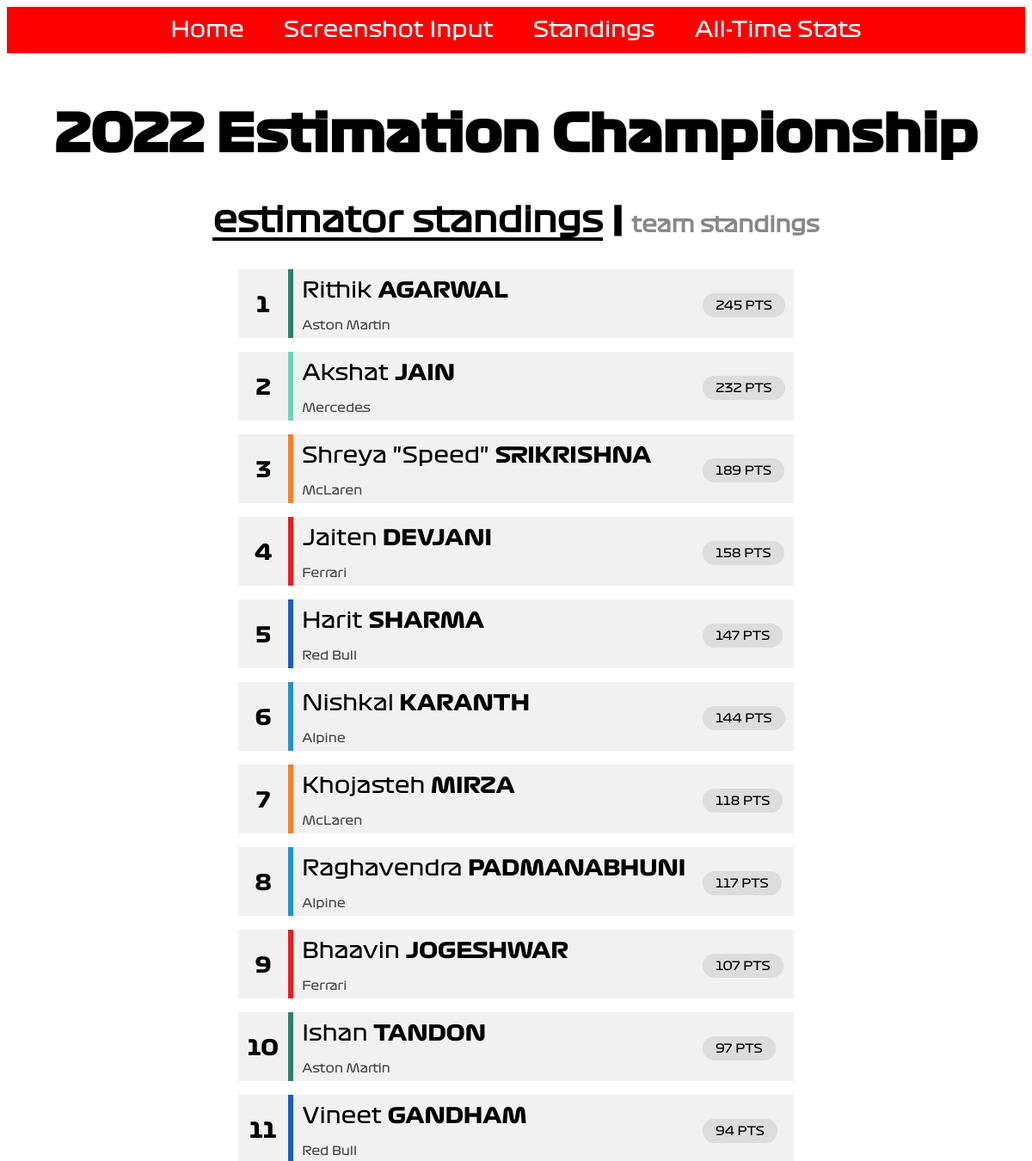
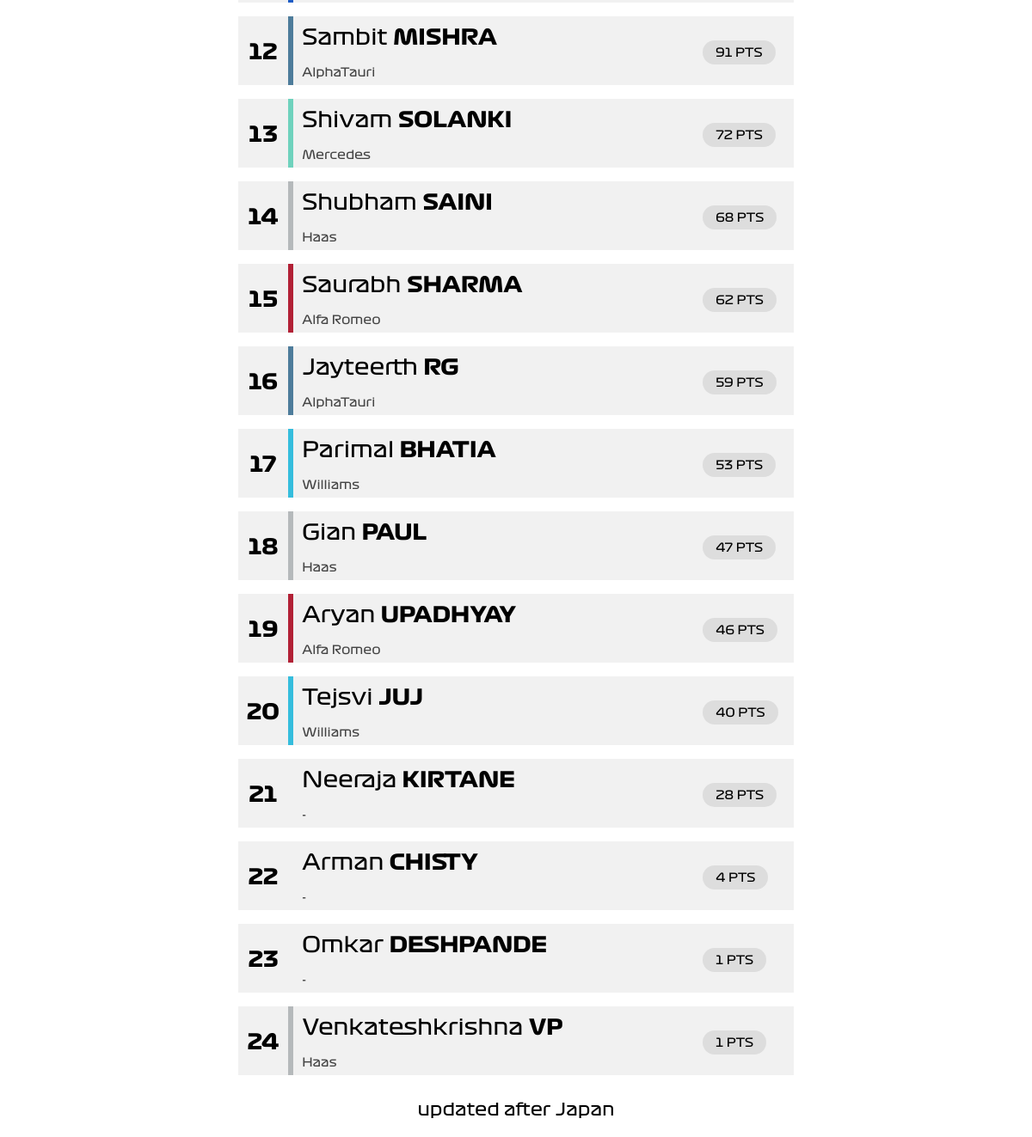
The page /estimatorstandings/ on the database as committed earlier (2 pictures, top to bottom).
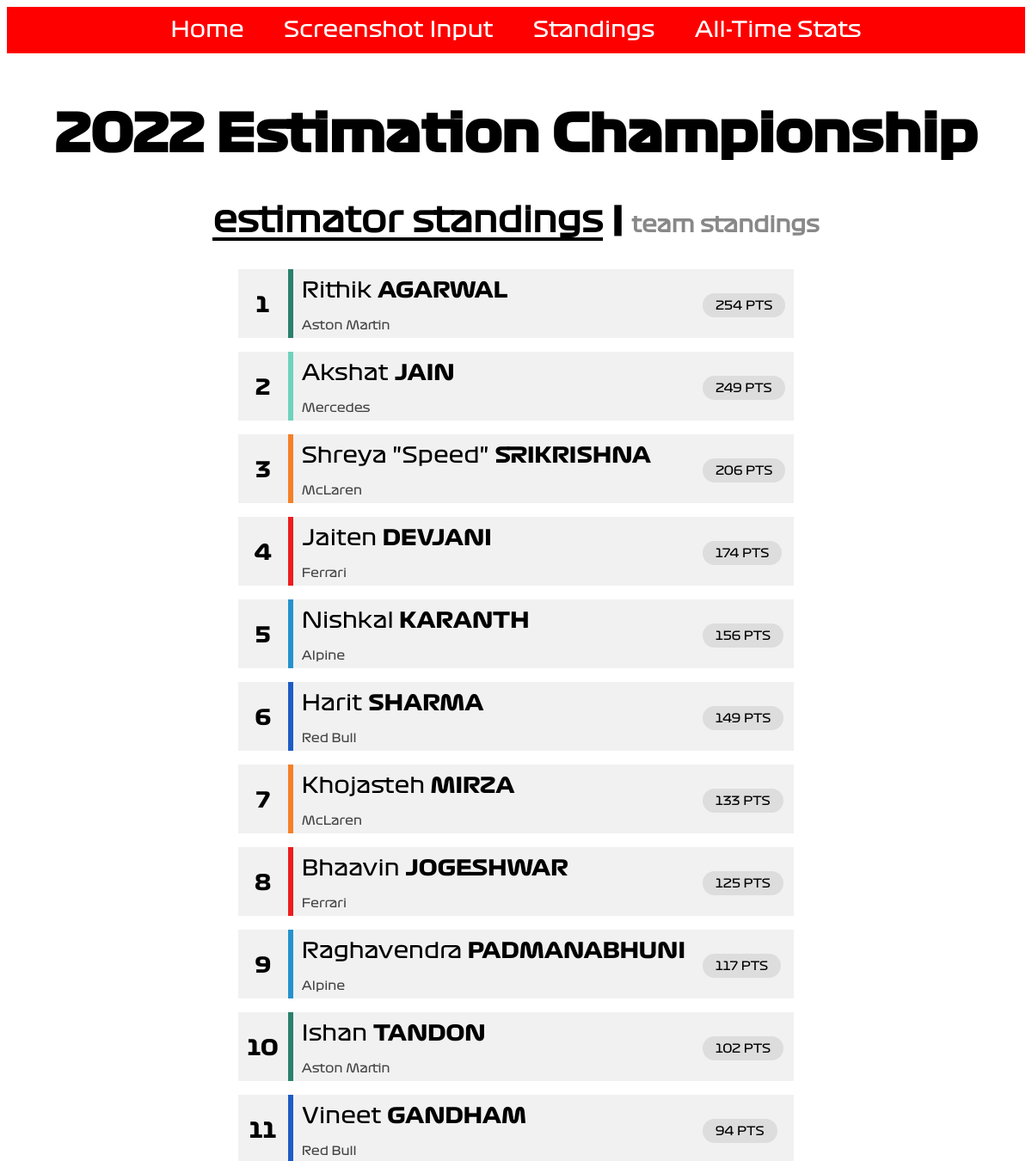
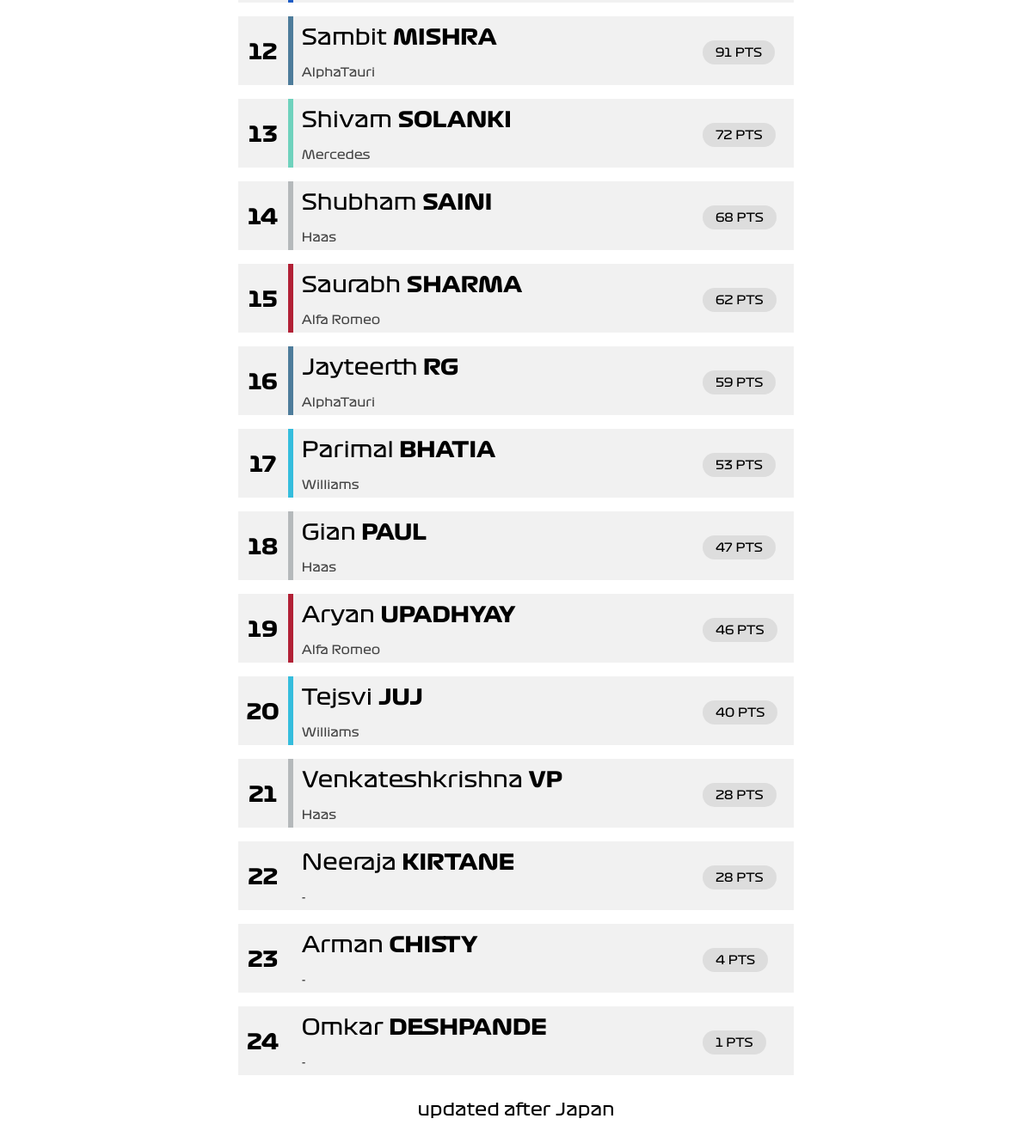
The same page on the database as committed later (2 pictures, top to bottom).
### input_portal/models.py (models this page shows, shortened)
class current_leaderboard(models.Model):
    abbr = models.CharField(max_length = 4, unique = True)
    first_name = models.CharField(max_length = 32)
    last_name = models.CharField(max_length = 32)
    driver_no = models.IntegerField()
    team_name = models.CharField(max_length = 64)
    team_color = models.CharField(max_length = 7)
    points = models.FloatField()
    rank_override = models.IntegerField()

### input_portal/views.py (the view)
# urls.py: path('estimatorstandings/', views.LeaderView, name='estimatorstandings'),
def LeaderView(request):
    current_leaderboard_list = current_leaderboard.objects.order_by('-points','rank_override')
    leaderboard_dict = {'cl_table' : current_leaderboard_list}
    return render(request, 'leaderboard.html', context = leaderboard_dict)

### input_portal/templates/input_portal/leaderboard.html
<!DOCTYPE html>
{% extends "input_portal/base.html" %}
{% block body_block %}
    <h1>
      2022 Estimation Championship
    </h1>
    <h2>
      <span class="selected_standings">estimator standings</span>
      <span class="selectorseparator">|</span>
      <span class="unselected_standings">
        <a href = "../teamstandings" style="color:#888888">
                team standings
        </a>
      </span>
    </h2>
    {% if cl_table %}
      <table class="current_leaderboard centre">
      {% for row in cl_table %}
        <tr class="leaderboard_top">
          <td rowspan=2 class="table_pos"> {{ forloop.counter }} </td>
          <td style="background-color: {{row.team_color}}" rowspan=2 class="table_teamcolor"></td>
          <td> <span class="firstnamespan"> {{ row.first_name }} </span> <span class="lastnamespan"> {{ row.last_name|upper }} </td>
          <td rowspan=2> <span class="pointspan"> {{ row.points|floatformat:0 }} PTS </span> </td>
        </tr>
        <tr class="leaderboard_bottom">
          <td> <span class='teamspan'> {{ row.team_name }} </span> </td>
        <tr>
      {% endfor %}
      </table>
      <p> updated after Japan </p>
    {% else %}
      <p>No data found</p>
    {% endif %}
{% endblock %}

### input_portal/templates/input_portal/base.html (shortened to what this page needs)
{% load static %}
<!DOCTYPE html>
<html lang="en" dir="ltr">
  <head>
    <link rel="stylesheet" type="text/css" href="{% static '\css\formulaone.css' %}">
  </head>
  <body>
    <div style="background-color:red; font-family: f1reg; text-align: center; font-size: 25px; padding: 1%">
      <a href = "../../about" style="color: white">
        Home
      </a>
      <span style = "color:red">.....</span>
      <a href = "../../draggable" style="color: white">
        Screenshot Input
      </a>
      <span style = "color:red">.....</span>
      <a href = "../../estimatorstandings" style="color: white">
        Standings
      </a>
      <span style = "color:red">.....</span>
      <a href = "../../alltimestats" style="color: white">
        All-Time Stats
      </a>
    </div>
    <br>
    {% block body_block %}
    {% endblock %}
  </body>
</html>

### static/css/formulaone.css (style rules this page uses)
a:link { text-decoration: none; }
a { color: inherit; }
h1 { color: black; text-align: center; font-family: f1bold; font-size: 60px; }
h2 { color: black; text-align: center; font-family: f1reg; font-size: 40px; }
p { color: black; text-align: center; font-family: f1reg; font-size: 20px; }
.centre { margin-left: auto; margin-right: auto; }
table { border-collapse: collapse; border-radius: 5px; border-style: hidden; box-shadow: 0 0 0 8px white; }
td { padding-top: 6px; padding-bottom: 6px; padding-right: 10px; padding-left: 10px; }
.leaderboard_top { background-color: #f1f1f1; border-top: 16px solid white; border-left: 4px solid white; border-right: 4px solid white; border-radius: 15px; margin-top: 10px; }
.leaderboard_bottom { background-color: #f1f1f1; border-bottom: 16px solid white; border-left: 4px solid white; border-right: 4px solid white; margin-bottom: 10px; }
.table_pos { font-family: f1bold; text-align: center; font-size: 25px; }
.table_teamcolor { padding-right: 3px; padding-left: 3px; border-top: 6px solid #f1f1f1; border-bottom: 6px solid #f1f1f1; }
.pointspan { background-color: #DDDDDD; padding-left: 15px; padding-right: 15px; padding-top: 7px; padding-bottom:7px; border-radius: 14px; font-family: f1reg; font-size: 14px }
.firstnamespan { font-family: f1reg; font-size: 25px; }
.lastnamespan { font-family: f1bold; font-size: 25px; }
.teamspan { font-family:f1reg; font-size: 14px; color: #444444; }
.selected_standings { color: black; text-align: center; font-family: f1reg; font-size: 40px; border-bottom: 4px solid black }
.unselected_standings { color: #888888; text-align: center; font-family: f1reg; font-size: 25px; }
.selectorseparator { font-family: f1bold; font-size: 40px; }
.resultTable, td { background-color: #f1f1f1; padding-top: 10px; }

Rows that differ between the two databases and show on the page:
changed current_leaderboard "Rithik": points "245" → "254"
changed current_leaderboard "Akshat": points "232" → "249"
changed current_leaderboard "Shreya \"Speed\"": points "189" → "206"
changed current_leaderboard "Jaiten": points "158" → "174"
changed current_leaderboard "Nishkal": points "144" → "156"; moves up the list
changed current_leaderboard "Harit": points "147" → "149"
changed current_leaderboard "Khojasteh": points "118" → "133"
changed current_leaderboard "Bhaavin": points "107" → "125"; moves up the list
changed current_leaderboard "Ishan": points "97" → "102"
changed current_leaderboard "Venkateshkrishna": points "1" → "28"; moves up the list
